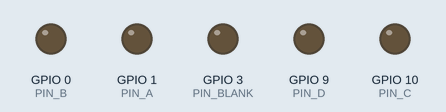
Simulated run of this sketch. Board: ESP32-S3. On the bench: output pins drawn as LEDs (lit = HIGH). Pins used as bus, display or sensor lines are not drawn.

Above: at 0.5 s.
At 2.5 s:
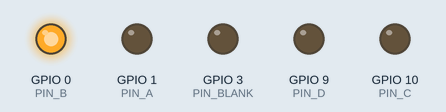
At 4.5 s:
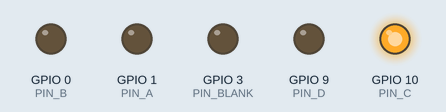
At 9.5 s:
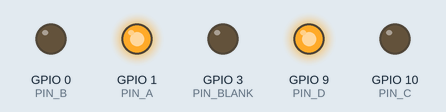
At 14.5 s:
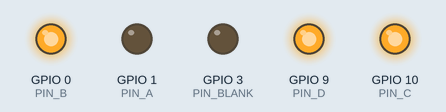
At 19.5 s:
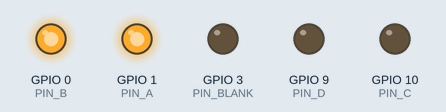
Timing chart, 0 to 20.8 s (numbered marks = the images above):
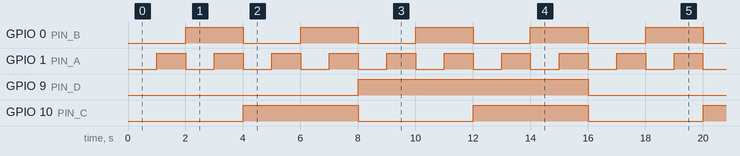

Measured:
- by itself, GPIO 0 (PIN_B): alternates HIGH for 2.0 s and LOW for 2.0 s
- by itself, GPIO 1 (PIN_A): alternates HIGH for 1.0 s and LOW for 1.0 s
- by itself, GPIO 9 (PIN_D): alternates HIGH for 8.0 s and LOW for 8.0 s
- by itself, GPIO 10 (PIN_C): alternates HIGH for 4.0 s and LOW for 4.0 s

The sketch:

TIL311-test-code.ino
```cpp
// TIL311 x1 – egyetlen chip tesztelése

const uint8_t PIN_B = 0;        // pin2
const uint8_t PIN_A = 1;        // pin3
const uint8_t PIN_STROBE = 2;  // pin5
const uint8_t PIN_BLANK = 3;   // pin8, PWM
const uint8_t PIN_D = 9;        // pin12
const uint8_t PIN_C = 10;        // pin13

const uint32_t PWM_FREQ = 5000;
const uint8_t PWM_RES = 8;

void til311Init() {
  pinMode(PIN_A, OUTPUT);
  pinMode(PIN_B, OUTPUT);
  pinMode(PIN_C, OUTPUT);
  pinMode(PIN_D, OUTPUT);
  pinMode(PIN_STROBE, OUTPUT);
  digitalWrite(PIN_STROBE, HIGH);  // hold
  ledcAttach(PIN_BLANK, PWM_FREQ, PWM_RES);
  ledcWrite(PIN_BLANK, 0);  // teljes fényerő
}

void til311Write(uint8_t value) {
  digitalWrite(PIN_A, value & 0x01);
  digitalWrite(PIN_B, (value >> 1) & 0x01);
  digitalWrite(PIN_C, (value >> 2) & 0x01);
  digitalWrite(PIN_D, (value >> 3) & 0x01);
  digitalWrite(PIN_STROBE, LOW);
  delayMicroseconds(1);
  digitalWrite(PIN_STROBE, HIGH);
}

void til311Brightness(uint8_t percent) {  // 0-100, teszteld ezt is
  ledcWrite(PIN_BLANK, map(percent, 0, 100, 255, 0));
}

void setup() {
  til311Init();
  til311Write(0);
}

void loop() {
  for (uint8_t v = 0; v <= 0xF; v++) {
    til311Write(v);
    delay(1000);
  }
}
```
